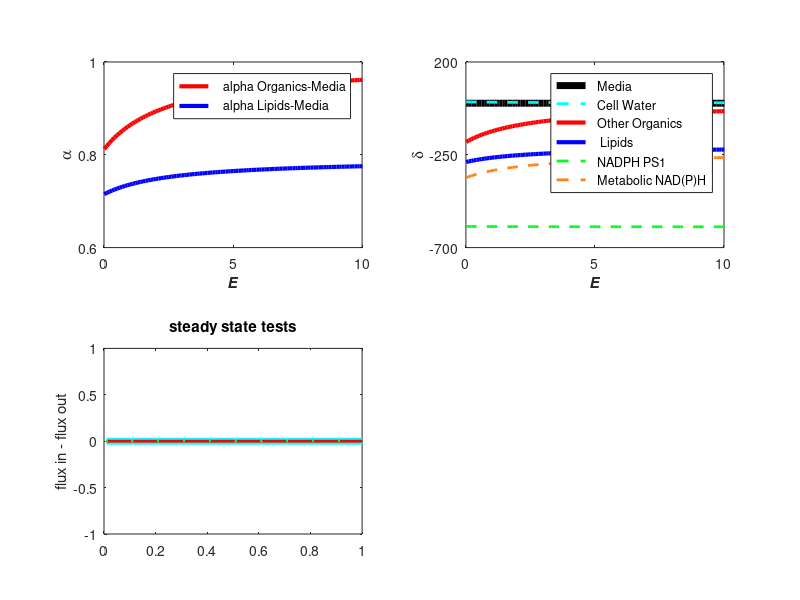

Write the MATLAB code that produced this figure.
% METABOLIC PARAMETER "E"
% 2016 Ashley E. Maloney (ashjames@uw.edu)
% Stationary 6-box model of hydrogen and deuterium cycling in phytoplankton 
% For manuscript "Exploring lipid ²H/¹H fractionation mechanisms in 
% response to salinity with continuous cultures of the diatom Thalassiosira
% pseudonana" published in Organic Geochemistry by A.E. Maloney, A.L.C. Shinneman, 
% K. Hemeon, and J.P. Sachs of the University of Washington. http://dx.doi.org/10.1016/j.orggeochem.2016.08.015
% Tests sensitivity of dDlipid & other pools to metabolic parameters 
% (D = ²H = deuterium)
%%%%%%%%%%%%%%%%%%%%%%%%%%%%%%%%%%%%%%%%%%%%%%%%%%%%%%%%%%%%%%%%%%%%%%%%%%%
clear all; clc; close all;
%%
%<<<< FRACTIONATION FACTORS >>>>>>>>>>>>>>>>>>>>>>>>>>>>>>>>>>>>>>>>>>>>>>>
A1=1;       %media-H to cell-water-H
A2=1;       %cell-water-H to media-H 
A3=1;       %cell-water-H to other-organics-H (equilibrium exchange)
A4=1;       %other-organic-H to cell-water-H (equilibrium exchange)
A5=1;       %cell-water-H to other-organics-H
A6=1;       %other-organics-H to cell-water-H
A7=0.4;     %cell-water-H to PSI-NADPH (ferredoxin reduces NADP+ to NADPH)
A8=0.75;    %other-orgnaic-H to MET-NAD(P)H (G6PDH reduces NADP+ to NADPH)
A9=1;       %cell-water-H to Lipid-H
A10=1;      %PS1-NADPH to other-organic-H
A11=1;      %PS1-NADPH to Lipid-H
A12=1;      %MET-NAD(P)H to other-organic-H 
A13=1;      %MET-NAD(P)H to Lipid-H
A14=1;      %Lipid-H to other-organic-H
A15=1;      %other-organic-H to Lipid-H
A16=1;      %other-organic-H to media-H
A17=1;      %Lipid-H to cell-water-H
A18=1;      %Lipid-H to media-H
A19=1;      %Lipid-H to MET-NAD(P)H
%%
%<<<< TESTABLE METABOLIC PARAMETERS >>>>>>>>>>>>>>>>>>>>>>>>>>>>>>>>>>>>>>>
sachsXe=.5;     %"PS1 vs MET NAD(P)H Parameter"                 
Me=1;           %"Metabolic Reductant Parameter"    
Be=1;           %"Biosynthetic Cell Water Parameter" 
Ee=.01;         %"Equilibrium Exchange Parameter" ****testing this paramter in loop below****
HTe=1;          %"Hydrogen Transfer Parameter" *can't be smaller than "PER"!
PERe=0.03;      %"Percent Extracellular Release"
%additional parameters not tested in manuscript:
L_PERe=0.2;     %"Lipid Exudate Parameter"
Ree=0.2;        %"B-oxidation/Recyle Parameter" 
                %*Re can't result in a J19 flux bigger than (j13+j11+j9+j15)
%<<<<< FLUXES >>>>>>>>>>>>>>>>>>>>>>>>>>>>>>>>>>>>>>>>>>>>>>>>>>>>>>>>>>>>>
j7e=1;                             
j10e=j7e*(1-sachsXe);                 
j11e=j7e*sachsXe;                     
j8e=j7e*Me;                        
j13e=j8e*(1-sachsXe);                 
j9e=(j13e+j11e)/2;                 
j15e=(j13e+j11e)/2;                
j1e=j7e*HTe;                       
j16e=j7e*PERe*(1-L_PERe);        
j18e=j7e*PERe*L_PERe;            
j3e=j7e*Ee;                        
j4e=j3e;                           
j14e=(j15e+j13e+j11e+j9e-j18e)*(1-Ree-Ree);     
j17e=(j15e+j13e+j11e+j9e-j18e)*Ree;                 
j19e=(j15e+j13e+j11e+j9e-j18e)*Ree;
j12e=(j8e*sachsXe)+j19e;              
j5e=(j10e+j12e)*Be;                
j6e=j12e+j14e+j5e+j10e-j8e-j15e-j16e;   
j2e=j6e+j17e+j1e-j7e-j5e-j9e;      
%<<<< SOLVE FOR R (D/H) >>>>>>>>>>>>>>>>>>>>>>>>>>>>>>>>>>>>>>>>>>>>>>>>>>>
dDexperiment=0;
RM=((dDexperiment/1000)+1); 
MATe=[(j2e*A2),(j16e*A16),(j18e*A18),0,0;
    -(j3e*A3+j5e*A5+j7e*A7+j2e*A2+j9e*A9),(j4e*A4+j6e*A6),(j17e*A17),0,0;
     (j3e*A3+j5e*A5),-(j4e*A4+j8e*A8+j6e*A6+j16e*A16+j15e*A15),(j14e*A14),(j10e*A10),(j12e*A12);
     (j7e*A7),0,0,-(j11e*A11+j10e*A10),0;
     0,(j8e*A8),(j19e*A19),0,-(j12e*A12+j13e*A13);
     (j9e*A9),(j15e*A15),-(j17e*A17+j14e*A14+j18e*A18+(j19e*A19)),(j11e*A11),(j13e*A13)];
VECe=[((j1e*A1*RM)); -(j1e*A1*RM); 0; 0; 0; 0];
Xe=MATe\VECe;
RWe=Xe(1);ROe=Xe(2);RLe=Xe(3);RNPe=Xe(4);RNme=Xe(5);
%<<<< CONVERT TO dD >>>>>>>>>>>>>>>>>>>>>>>>>>>>>>>>>>>>>>>>>>>>>>>>>>>>>>>
dDMe=(RM-1)*1000;dDWe=(RWe-1)*1000;dDOe=(ROe-1)*1000;dDNPe=(RNPe-1)*1000;dDNme=(RNme-1)*1000;dDLe=(RLe-1)*1000;
%<<<< CALCULATE APPARENT FRACTIONATIONS >>>>>>>>>>>>>>>>>>>>>>>>>>>>>>>>>>>>>
alphaLe=(dDLe+1000)/(dDMe+1000);
alphaOe=(dDOe+1000)/(dDMe+1000);
%<<<< LOOP THROUGH; GRAPH TESTABLE VARIABLE >>>>>>>>>>>>>>>>>>>>>>>>>>>>>>>
add=.1;
for i = 2:110
Ee(i)=Ee(i-1)+add;
j3e(i)=Ee(i);                           
j4e(i)=j3e(i);
%D/H ratio
MAT2e=[(j2e*A2),(j16e*A16),(j18e*A18),0,0;
     -(j3e(i)*A3+j5e*A5+j7e*A7+j2e*A2+j9e*A9),(j4e(i)*A4+j6e*A6),(j17e*A17),0,0;
      (j3e(i)*A3+j5e*A5),-(j4e(i)*A4+j8e*A8+j6e*A6+j16e*A16+j15e*A15),(j14e*A14),(j10e*A10),(j12e*A12);
      (j7e*A7),0,0,-(j11e*A11+j10e*A10),0;
      0,(j8e*A8),(j19e*A19),0,-(j12e*A12+j13e*A13);
      (j9e*A9),(j15e*A15),-(j17e*A17+j14e*A14+(j18e*A18)+(j19e*A19)),(j11e*A11),(j13e*A13)];
VEC2e=[((j1e*A1*RM)); -(j1e*A1*RM); 0; 0; 0; 0];
X2e=MAT2e\VEC2e;
RWe(i)=X2e(1);ROe(i)=X2e(2);RLe(i)=X2e(3);RNPe(i)=X2e(4);RNme(i)=X2e(5);
%dD
dDMe(i)=(RM-1)*1000;dDWe(i)=(RWe(i)-1)*1000;dDOe(i)=(ROe(i)-1)*1000;dDNPe(i)=(RNPe(i)-1)*1000;dDNme(i)=(RNme(i)-1)*1000;dDLe(i)=(RLe(i)-1)*1000;
%alpha
alphaLe(i)=(dDLe(i)+1000)/(dDMe(i)+1000);
alphaOe(i)=(dDOe(i)+1000)/(dDMe(i)+1000);
end
figure
%alpha
subplot(2,2,1);
plot (Ee,alphaOe,'-r','LineWidth',3);
hold on
plot (Ee,alphaLe,'-b','LineWidth',3);
axis([0 10 0.6 1]);
xlabel('E','FontWeight','Bold','FontAngle','Italic');
ylabel('a','FontName','Symbol','FontWeight','Bold'); 
legend('   alpha Organics-Media', '   alpha Lipids-Media');
NumTicksx=3;L=get(gca,'XLim');set(gca,'XTick',linspace(L(1),L(2),NumTicksx));
NumTicksy=3;K=get(gca,'YLim');set(gca,'YTick',linspace(K(1),K(2),NumTicksy));
%dD
subplot(2,2,2);
plot (Ee,dDMe,'-k','LineWidth',5);
hold on
plot (Ee,dDWe,'--c','LineWidth',2);
plot (Ee,dDOe,'LineWidth',3,'Color',[1,0,0]);
plot (Ee,dDLe,'LineWidth',3,'Color',[0,0,1]);
plot (Ee,dDNPe,'--','LineWidth',2,'Color',[0,1,.1]); 
plot (Ee,dDNme,'--','LineWidth',2,'Color',[1,0.5,.1]); 
axis([0 10 -700 200]);
xlabel('E','FontWeight','Bold','FontAngle','Italic'); 
ylabel('d','FontName','Symbol'); 
legend('  Media','  Cell Water','  Other Organics','   Lipids','  NADPH PS1','  Metabolic NAD(P)H');
NumTicksx=3;L=get(gca,'XLim');set(gca,'XTick',linspace(L(1),L(2),NumTicksx));
NumTicksy=3;K=get(gca,'YLim');set(gca,'YTick',linspace(K(1),K(2),NumTicksy));
%check mass balance
subplot(2,2,3)
plot(Ee,(j1e+j17e+j6e+j4e-j2e-j7e-j9e-j5e-j3e),'c','LineWidth',5); %cell water
hold on
plot(Ee,(j18e+j2e+j16e-j1e),'k','LineWidth',4); %Media
plot(Ee,(j9e+j15e+j11e+j13e-(j17e+j18e+j14e+j19e)),'b','LineWidth',1); %Lipids
plot(Ee,(j5e+j14e+j12e+j10e+j3e-j6e-j15e-j8e-j16e-j4e),'r','LineWidth',2);%organics
plot(Ee,(j7e-j10e-j11e),'g','LineWidth',1); %PS1
plot(Ee,(j8e+j19e-j12e-j13e),'--m','LineWidth',1); %MET
%legend('cWater','media','mediano20','lipids','organics','PS1','MET');
title('steady state tests');
ylabel('flux in - flux out');
axis([0 1 -1 1]);
